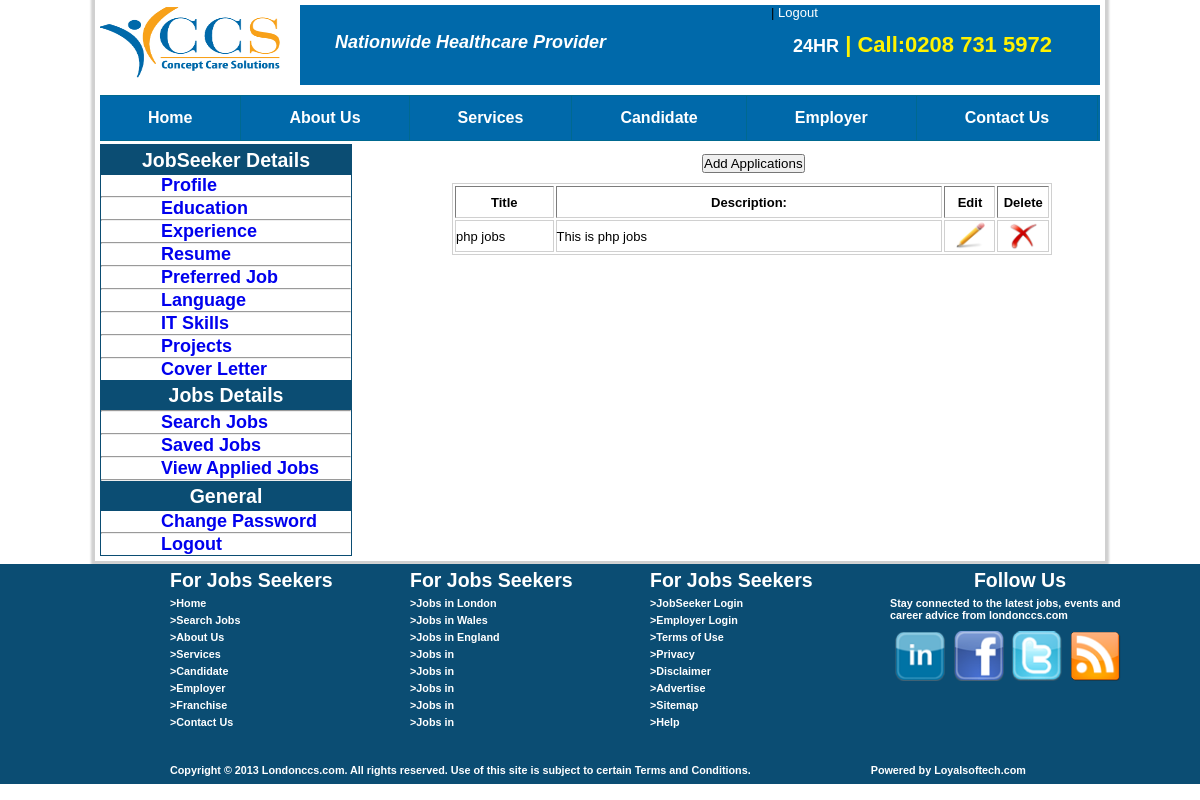
Screenshot of /view_default_applications.php with the database file from the repository.
### tables this page shows
CREATE TABLE IF NOT EXISTS `logo` (
  `logo_id` int(10) NOT NULL AUTO_INCREMENT,
  `logo` varchar(255) NOT NULL,
  PRIMARY KEY (`logo_id`)
);

CREATE TABLE IF NOT EXISTS `default_application` (
  `dapp_id` int(10) NOT NULL AUTO_INCREMENT,
  `uid` int(10) NOT NULL,
  `title` varchar(255) NOT NULL,
  `description` text NOT NULL,
  PRIMARY KEY (`dapp_id`)
);

### view_default_applications.php (called while the page is built, shortened)
<?php
include(MODEL.'default_applications_Class.php');
	$objdefault_applications = new default_applications();
	$viewdata = $objdefault_applications->select_default_applications();
include(VIEW.'view_default_applications.php');
?>

### admin/model/default_applications_Class.php (called while the page is built, shortened)
<?php
class default_applications{
	public function select_default_applications(){
    	$query ="SELECT * FROM `default_application`";
		$result =mysql_query($query);
		if($result){
			return $result;
		}else{
			die('can not select'.mysql_errno());
		}
    }
}
?>

### view/view_default_applications.php (the view, shortened to what this page needs)
<!DOCTYPE html PUBLIC "-//W3C//DTD XHTML 1.0 Transitional//EN" "http://www.w3.org/TR/xhtml1/DTD/xhtml1-transitional.dtd">
<html xmlns="http://www.w3.org/1999/xhtml">
<head>
	<link rel="stylesheet" type="text/css" href="style/style.css" />
</head>
<body>
	<div class="wrapper">
		<?php include(TEMPLATE.'job_seeker_header.php');?>
	    <?php include(TEMPLATE.'menubar.php');?>
		<div class="content1">
    	<?php include(TEMPLATE.'job_seeker_leftbar.php');?>
			<div class="jobseeker_middle">
	  	 		<a href="add_default_applications.php" style="text-decoration: none;"><input type="button" name="add_jobs" value="Add Applications" style="margin-left: 250px;margin-top: 10px;cursor: pointer;" /></a>
				<form name="default_applications" method="post" action="" enctype="multipart/form-data">
					<table border="1px;" style="margin-top: 10px;" width="600px;" class="tb">
						<tr>
							<th style="height: 30px;width: 100px;">Title</th>
							<th style="height: 30px;width: 400px;">Description:</th>
							<th style="height: 30px;width: 50px;">Edit</th>
							<th style="height: 30px;width: 50px;">Delete</th>
						</tr>
						<?php while($row = mysql_fetch_array($viewdata)){?>
						<tr>
							<td><?php echo $row['title'];?></td>
							<td><?php echo $row['description'];?></td>
							<td><a href="update_default_applications.php?id=<?php echo $row['dapp_id'];?>"><center><img src="images/Edit.png" height="30px;" width="30px;"/></center></a></td>
							<td><a href="delete_default_applications.php?did=<?php echo $row['dapp_id'];?>"><center><img src="images/Delete.png" height="30px;" width="30px;" /></center></a></td>
						</tr>
						<?php } ?>
					</table>
				</form>
	  	 	</div>
	    </div>
	</div>
	<?php include(TEMPLATE.'footer.php');  ?>
</body>
</html>

### template/job_seeker_header.php (shortened to what this page needs)
<div class="header">
	<?php
			$query="SELECT `logo` from `logo`";
			$_result=mysql_query($query) or die('can not select'.mysql_error());
	    	$row=mysql_fetch_array($_result);
   	?>
	<div class="logo">
		<img src="admin/images/<?php echo $row['logo'];?>" />
	</div>
	<div class="header_midpart">
   		<p><b>Nationwide Healthcare Provider</b></p>
	</div>
	<div class="header_rightpart">
		&nbsp;&nbsp;&nbsp;&nbsp;&nbsp;|
		<a href="logout.php" style="color: #ffffff;text-decoration: none;">Logout</a>
	   		<p><h3><b>24HR</b> | Call:0208 731 5972</h3></p>
	</div>
</div>

### style/style.css (style rules this page uses)
* { margin:0; padding:0; }
body { height:auto; width:100%; background-color:#ffffff; font-family:arial; font-size:13px; color:#000; }
.wrapper { height:auto; width:1000px; border:0px solid #000; margin:0 auto; padding:5px; box-shadow:0px 0px 2px 4px #d0d0d0; background-color:#ffffff; }
.header { height:80px; width:100%; border:0px solid; background-color: #0069aa; }
.logo { border: 0px solid; float: left; height: 80px; width: 200px; margin-top:0px; }
.logo img { height:80px; width:200px; }
.header_midpart { border:0px solid; float:left; height:80px; width:400px; }
.header_midpart p { line-height:75px; color:#FFFFFF; margin-left: 5px; font-style: italic; font-size: 20px; }
.header_rightpart { border:0px solid; float:left; height:80px; width:315px; margin-left: 53px; }
.header_rightpart h3 { line-height:50px; color:#fff200; margin-left: 10px; font-size: 22px; }
.header_rightpart b { color:#FFFFFF; }
.content1 { margin-top: 3px; height:auto; width: 1000px; border:0px solid; float: left; }
.jobseeker_leftbar a,b { text-decoration: none; font-size: 18px; margin-left: 30px; }
.jobseeker_middle { float: left; height: auto; width: auto; margin-left: 100px; border: 0px solid #0B4D73; }
.tb { border:1px solid #d0d0d0; }
.tb td { border:1px solid #d0d0d0; }

### rows the page displays
logo: logo (picture)
default_application: title "php jobs", description "This is php jobs"
